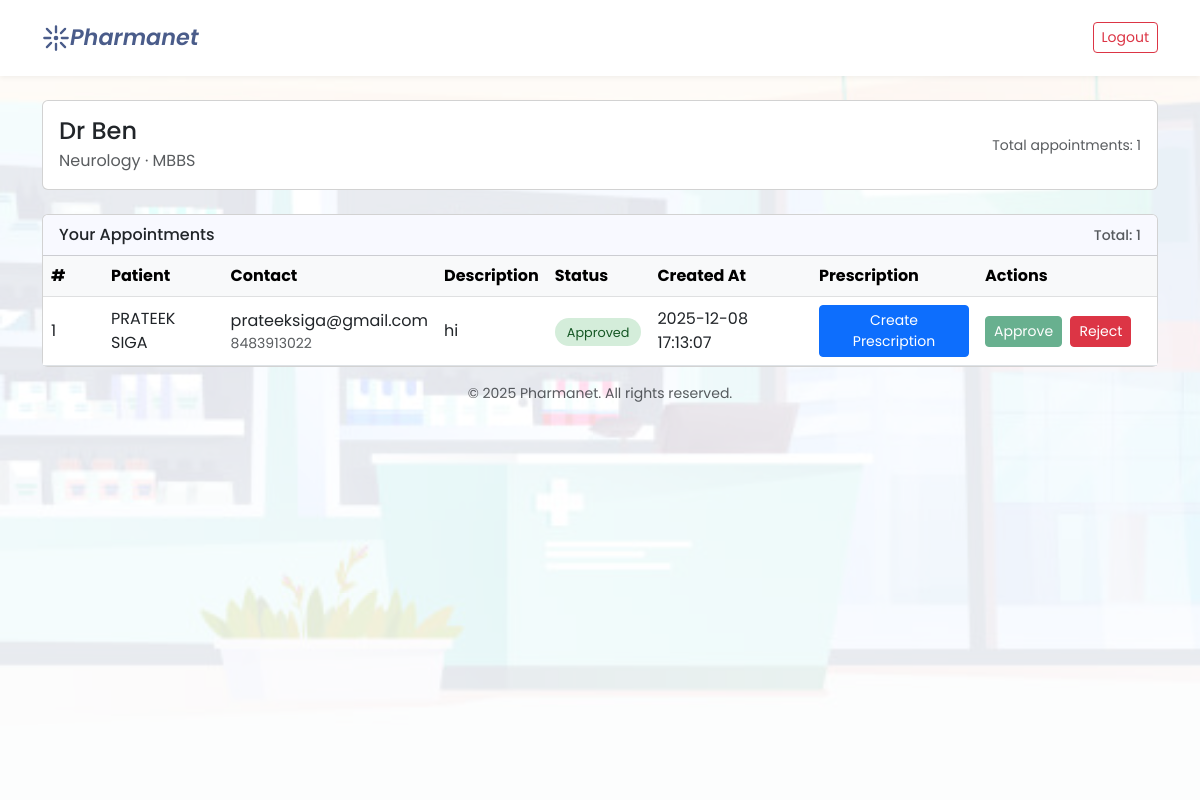
/doctor-dashboard (signed in), run on the app's committed database.
### tables this page shows
CREATE TABLE Appointments (
    id INTEGER PRIMARY KEY AUTOINCREMENT,
    user_id INTEGER NOT NULL,
    doctor_id INTEGER NOT NULL,
    description TEXT NOT NULL,
    status TEXT NOT NULL DEFAULT 'Pending',
    created_at TEXT DEFAULT CURRENT_TIMESTAMP,
    FOREIGN KEY (user_id) REFERENCES User(id),
    FOREIGN KEY (doctor_id) REFERENCES Doctor(id)
);

CREATE TABLE User (
    id INTEGER PRIMARY KEY AUTOINCREMENT,
    FirstName TEXT NOT NULL,
    LastName TEXT NOT NULL,
    Email TEXT NOT NULL UNIQUE,
    Phone TEXT NOT NULL,
    Address TEXT NOT NULL,
    Password TEXT NOT NULL
);

### backend/app.py (the view)
@app.route('/doctor-dashboard')
def doctor_dashboard():
    if 'doctor_id' not in session:
        return redirect(url_for('doctor_login'))
    appointments = query_db(
        """
        SELECT A.id,
               U.FirstName || ' ' || U.LastName AS patient_name,
               U.Email,
               U.Phone,
               A.description,
               A.status,
               A.created_at
        FROM Appointments AS A
        JOIN User AS U ON A.user_id = U.id
        WHERE A.doctor_id = ?
        ORDER BY A.created_at DESC
        """,
        (session['doctor_id'],)
    )
    medicines = query_db(
        "SELECT id, name FROM medicines ORDER BY name"
    )
    return render_template(
        "doctor_dashboard.html",
        doctor_name=session.get('doctor_name'),
        specialization=session.get('doctor_specialization'),
        degree=session.get('doctor_degree'),
        appointments=appointments,
        medicines=medicines
    )

### backend/app.py (called while the page is built)
def query_db(query, args=(), one=False):
    conn = sqlite3.connect(DB_PATH)
    cur = conn.cursor()
    cur.execute(query, args)
    conn.commit()
    rows = cur.fetchall()
    conn.close()
    return (rows[0] if rows else None) if one else rows

### templates/doctor_dashboard.html (shortened to what this page needs)
<!DOCTYPE html>
<html lang="en">
<head>
  <link href="https://cdn.jsdelivr.net/npm/bootstrap@5.3.0/dist/css/bootstrap.min.css" rel="stylesheet">
</head>
<body>
<section class="parallax">
  <div class="overlay">
    <header class="navbar navbar-light">
      <div class="container d-flex justify-content-between align-items-center py-2 position-relative">
        <a href="{{ url_for('doctor_dashboard') }}" class="navbar-brand">
          <svg xmlns="http://www.w3.org/2000/svg" width="28" height="28" fill="#4a5c8a" viewBox="0 0 24 24">
            <circle cx="12" cy="12" r="2"/>
            <path d="M12 2v5M12 17v5M4.22 4.22l3.54 3.54M16.24 16.24l3.54 3.54M2 12h5M17 12h5M4.22 19.78l3.54-3.54M16.24 7.76l3.54-3.54"
                  stroke="#4a5c8a" stroke-width="2" stroke-linecap="round"/>
          </svg>
          <span>Pharmanet</span>
        </a>
        <a href="{{ url_for('doctor_logout') }}" class="btn btn-outline-danger btn-sm">
          Logout
        </a>
      </div>
    </header>
    <div class="container py-4">
      <div class="card mb-4">
        <div class="card-body d-flex justify-content-between align-items-center">
          <div>
            <h4 class="mb-1">{{ doctor_name or "Doctor" }}</h4>
            <div class="text-muted">
              {{ specialization or "" }} · {{ degree or "" }}
            </div>
          </div>
          <div class="text-muted small">
            Total appointments: {{ appointments|length }}
          </div>
        </div>
      </div>
      <div class="card">
        <div class="card-header d-flex justify-content-between align-items-center">
          <span>Your Appointments</span>
          <span class="text-muted small">Total: {{ appointments|length }}</span>
        </div>
        {% if not appointments %}
          <div class="card-body">
            <p class="text-muted mb-0">You don’t have any appointments yet.</p>
          </div>
        {% else %}
          <div class="table-responsive">
            <table class="table mb-0 align-middle">
              <thead class="table-light">
                <tr>
                  <th style="width: 60px;">#</th>
                  <th>Patient</th>
                  <th>Contact</th>
                  <th>Description</th>
                  <th>Status</th>
                  <th>Created At</th>
                  <th>Prescription</th>
                  <th style="width: 180px;">Actions</th>
                </tr>
              </thead>
              <tbody>
              {% for appt in appointments %}
                <tr>
                  <td>{{ appt[0] }}</td>
                  <td>{{ appt[1] }}</td>
                  <td>
                    <div>{{ appt[2] }}</div>
                    <div class="text-muted small">{{ appt[3] }}</div>
                  </td>
                  <td>{{ appt[4] }}</td>
                  <td>
                    {% set status = appt[5] %}
                    {% if status == 'Approved' %}
                      <span class="badge-status badge-approved">Approved</span>
                    {% elif status == 'Rejected' %}
                      <span class="badge-status badge-rejected">Rejected</span>
                    {% else %}
                      <span class="badge-status badge-pending">Pending</span>
                    {% endif %}
                  </td>
                  <td>{{ appt[6] }}</td>
                  <td>
                    {% if appt[5] == 'Approved' %}
                      <button
                        type="button"
                        class="btn btn-primary btn-sm btn-create-prescription"
                        data-bs-toggle="modal"
                        data-bs-target="#prescriptionModal"
                        data-appt-id="{{ appt[0] }}"
                        data-patient-name="{{ appt[1] }}">
                        Create Prescription
                      </button>
                    {% else %}
                      <span class="text-muted small">Approve first</span>
                    {% endif %}
                  </td>
                  <td>
                    <form method="POST"
                          action="{{ url_for('update_appointment_status') }}"
                          class="d-inline">
                      <button type="submit"
                              class="btn btn-success btn-sm"
                              {% if appt[5] == 'Approved' %}disabled{% endif %}>
                        Approve
                      </button>
                    </form>
                    <form method="POST"
                          action="{{ url_for('update_appointment_status') }}"
                          class="d-inline ms-1">
                      <button type="submit"
                              class="btn btn-danger btn-sm"
                              {% if appt[5] == 'Rejected' %}disabled{% endif %}>
                        Reject
                      </button>
                    </form>
                  </td>
                </tr>
              {% endfor %}
              </tbody>
            </table>
          </div>
        {% endif %}
      </div>
      <div class="text-center text-muted small mt-3">
        © 2025 Pharmanet. All rights reserved.
      </div>
    </div>
  </div>
</section>
</body>
</html>

### data on the page
Appointments: id "1", appt "PRATEEK SIGA", Email "prateeksiga@gmail.com", Phone "8483913022", description "hi", status "Approved", created_at "2025-12-08 17:13:07"

### other printed values
{{ doctor_name or "Doctor" }} "Dr Ben"
{{ specialization or "" }} "Neurology"
{{ degree or "" }} "MBBS"
{{ appointments|length }} "1"
